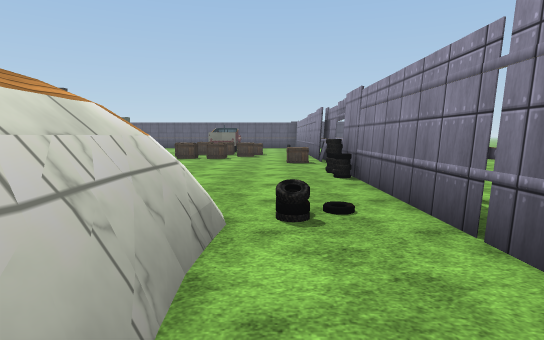
View 1 (above)

24 first-person views from a walk through a scene from a Unity 3-D project. The camera is 1.5 m above the floor, tilts 6° down and sees 80° across. The floor is counted in squares, 2 m on a side. Each view is taken from the middle of a square. On the plan, view 1 faces up. The plan holds only what a view shows up to about 11 squares ahead; the rest is blank. The place goes on beyond the plan. Flat ground stands in for the terrain. The player is left out. Some animated figures are not drawn. Some surface patterns are stand-ins.

View 2
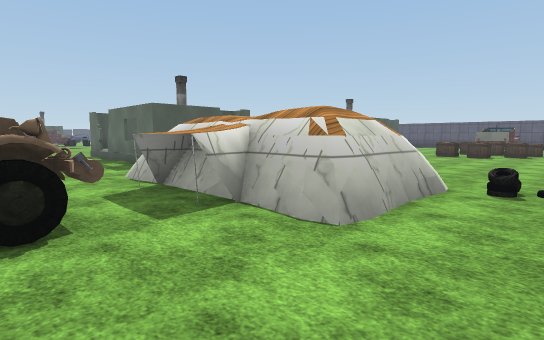

View 3
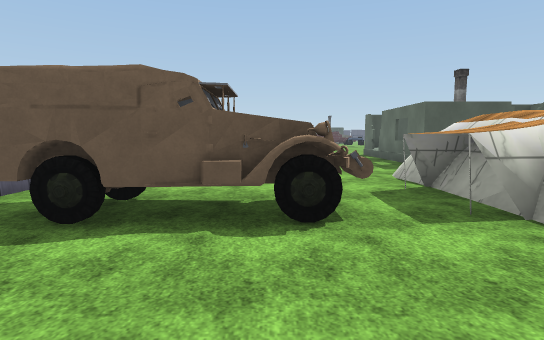

View 4
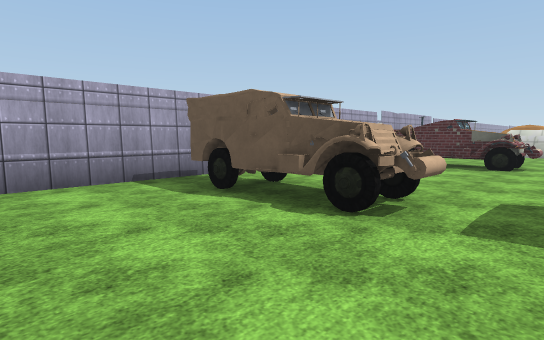

View 5
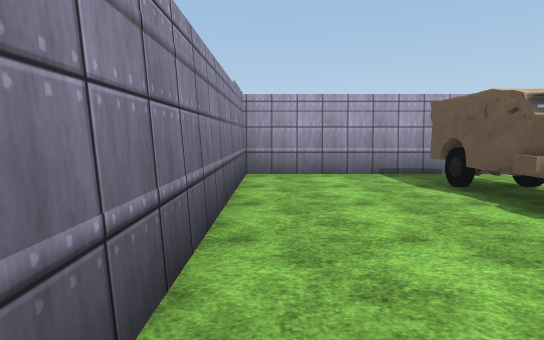

View 6
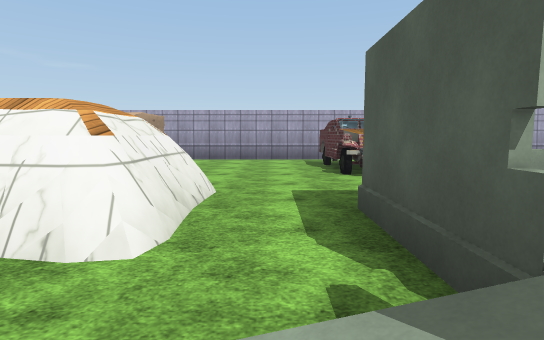

View 7
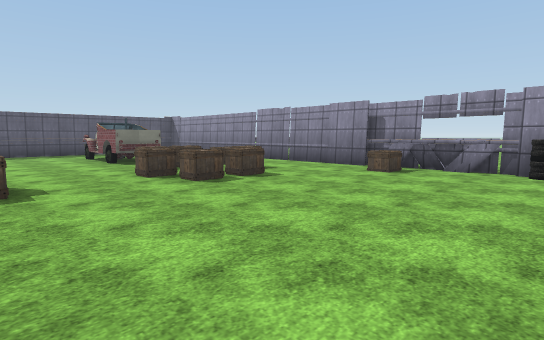

View 8
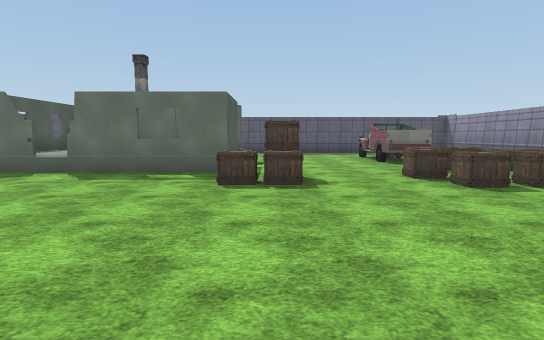

View 9
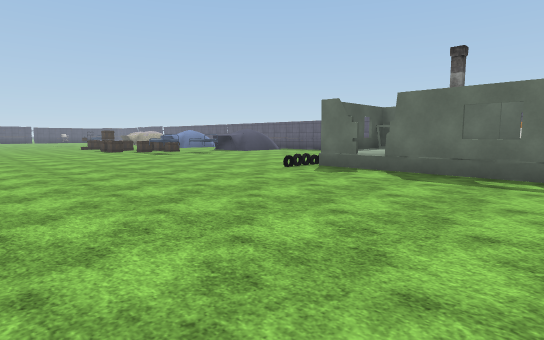

View 10
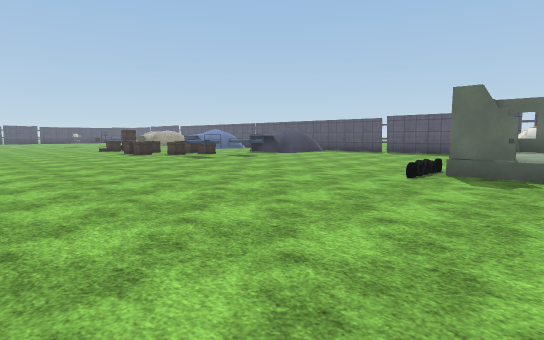

View 11
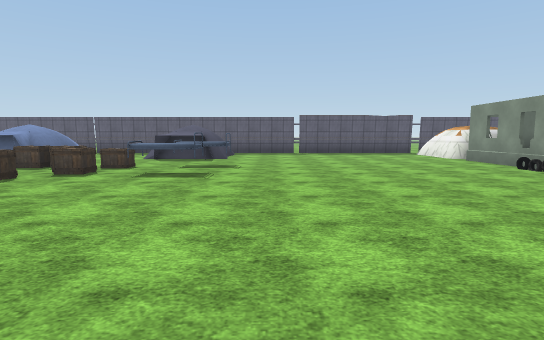

View 12
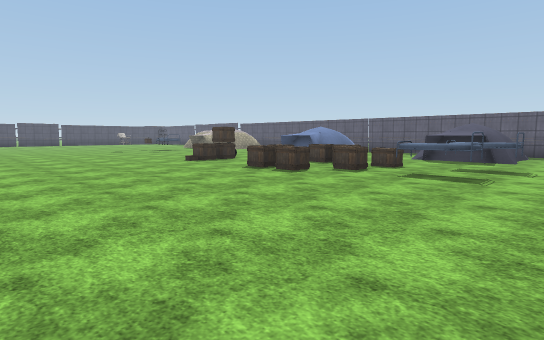

View 13
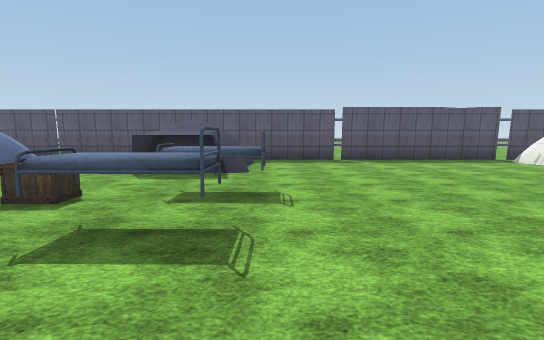

View 14
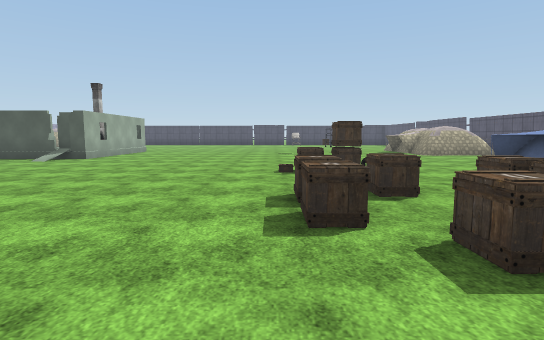

View 15
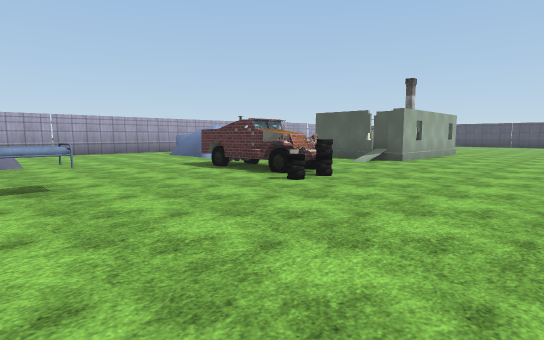

View 16
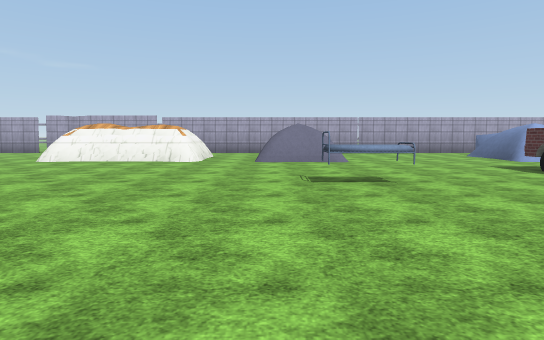

View 17
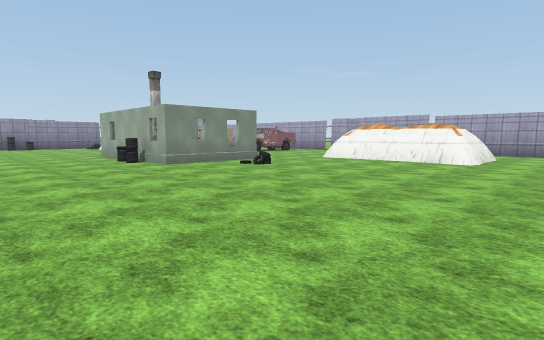

View 18
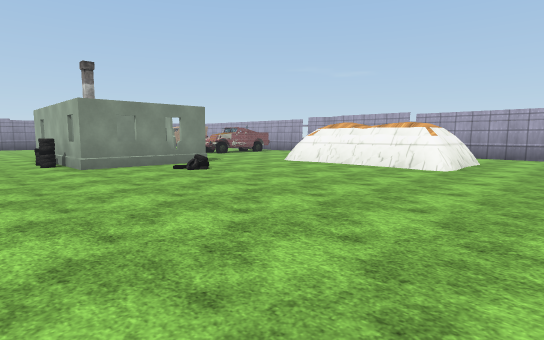

View 19
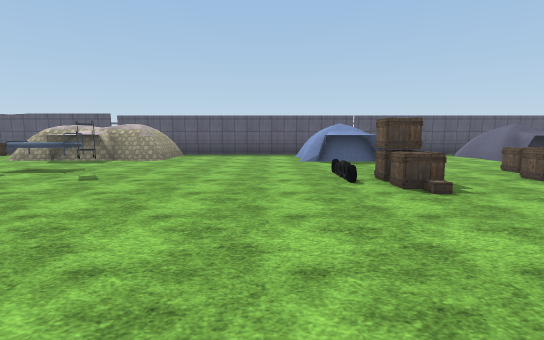

View 20
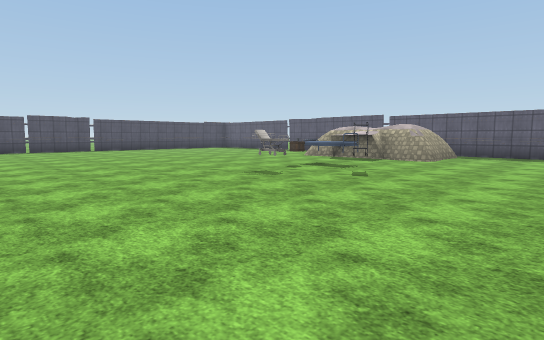

View 21
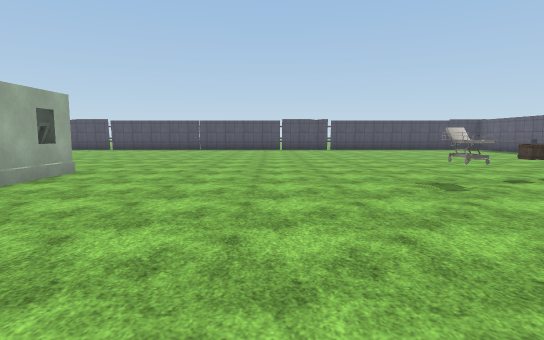

View 22
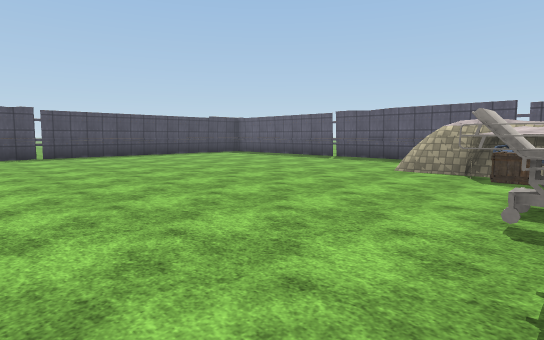

View 23
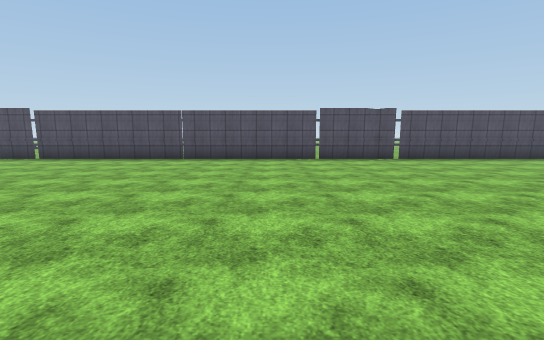

View 24
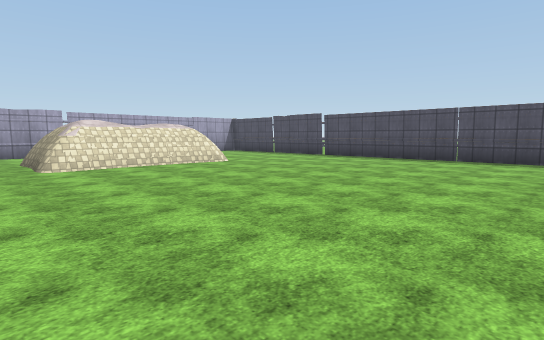

### Floor plan
Key: @ floor where view 1 was taken; # wall or solid block; x gap in a wall; . floor; / step, stairs or slope; = window, fence, low wall or low ledge; ^ raised ledge; C crate; H house; T tent; B bed; O other object.
Columns run from 47 left of view 1 to 3 right of it. Each row starts with its distance up from view 1.
 21         ##      ##  #####  ###=####x##
 20        ...     ...          ........
 19       ....    #...   T     T.......#      ...
 18      .....   ##....TTT  .TTT.......#      ..#
 17 #   ......#####....TTT ..TTT.......##     ..##   #
 16 #. .................TT ............HHHHHH...#    #
 15 #..................................H HH H/..^^   #
 14 #............B.........COC.BB......H H  #....    #
 13 #...........C.O....OC......B.......HHH#H#...OCO .#
 12 x............O......C..CCC...............C..C.O..#
 11 #......................CC................C..CC...#
 10 #................................................#
  9 #...............................................C#
  8 #................................................=
  7 #...............................................O#
  6 #...............................................O#
  5 #...........HHHHH....OO............HHHHHH.    ...#.
  4 #...........H   H/..^#...BB........H HHHH/.   ...#.
  3 #..........     H.  #^...........O.H H  #.##  #O.#
  2 #..........     H   ^^.............HHHHH#.##  #..#
  1 #..........         ......................#####..#
  0 x. ..=####.         .................   ....##.@.#
 -1 #       ##.       TT.....TTT..#####....^.....O...#
 -2          #.        T.....   ..#    ....#....OO...#
 -3           .           ...   ..#     ...#....OO...#
 -4           .            ..   ..         #....OO...#
 -5          ..                 ..         ..........#
 -6          ##                 ### x#     ###########

Where each view was taken, in squares from view 1:
view 1: 0 up, 0 right, facing up
view 2: 2 down, 1 right, facing up-left
view 3: 2 down, 1 right, facing left
view 4: 0 up, 1 right, facing down-left
view 5: 1 up, 1 right, facing down
view 6: 5 up, 6 left, facing down
view 7: 6 up, 6 left, facing up-right
view 8: 6 up, 6 left, facing up
view 9: 6 up, 7 left, facing up-left
view 10: 6 up, 10 left, facing up-left
view 11: 6 up, 18 left, facing up
view 12: 6 up, 18 left, facing up-left
view 13: 10 up, 19 left, facing up
view 14: 11 up, 20 left, facing left
view 15: 9 up, 21 left, facing down-left
view 16: 9 up, 20 left, facing down
view 17: 9 up, 20 left, facing down-right
view 18: 7 up, 20 left, facing down-right
view 19: 7 up, 29 left, facing up
view 20: 7 up, 29 left, facing up-left
view 21: 9 up, 29 left, facing left
view 22: 10 up, 34 left, facing up-left
view 23: 8 up, 36 left, facing left
view 24: 8 up, 36 left, facing down-left
